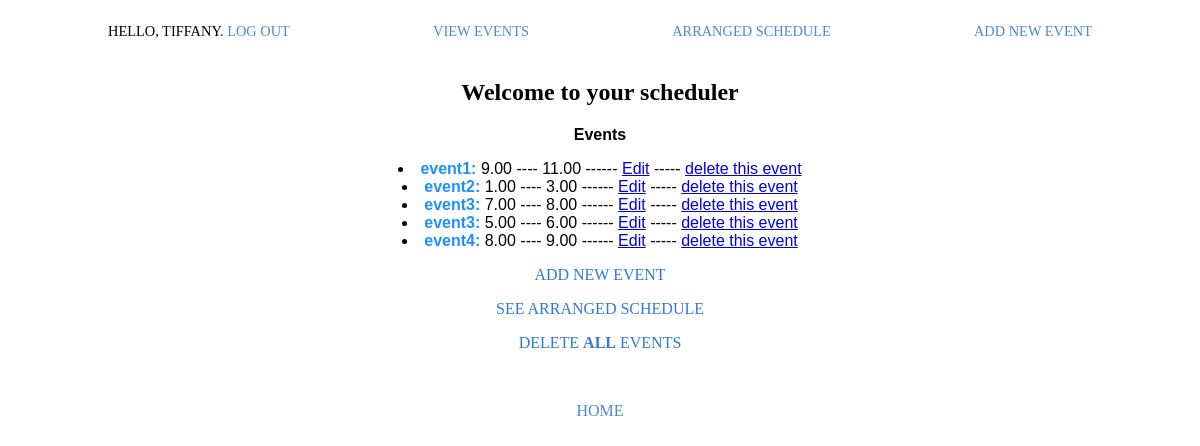
/listevents/ (signed in), run on an earlier commit of the app's database.
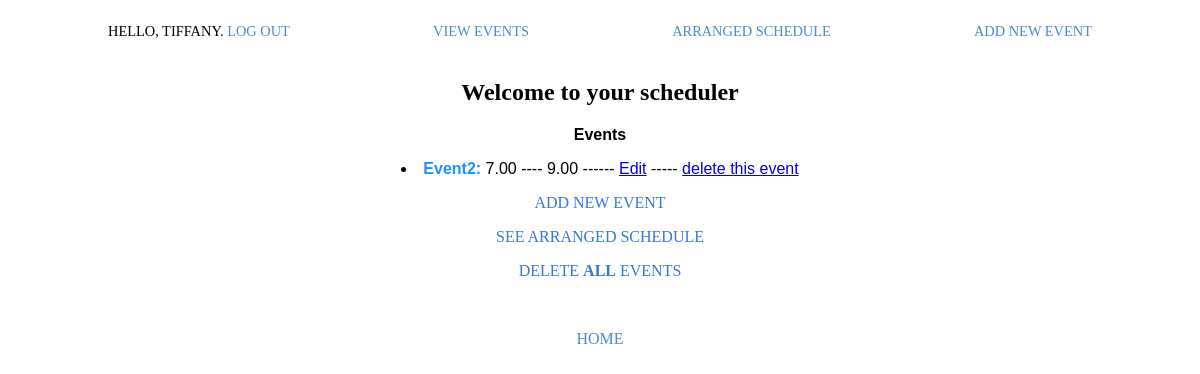
And on a later commit of the database.
### project/models.py (models this page shows)
class Event(models.Model):
    description = models.CharField(max_length=150)
    start_time = models.DecimalField(max_digits=4, decimal_places=2)
    end_time = models.DecimalField(max_digits=4, decimal_places=2)
    owner = models.ForeignKey(User, on_delete=models.CASCADE)
    def __str__(self):
        return self.description

### project/views.py (the view)
# urls.py: path("listevents/", views.listevents, name="listevents"),
@login_required
def listevents(request):
    events = Event.objects.filter(owner=request.user).all()
    for event in events:
        if event.owner != request.user:
            raise Http404
    context = {"events": events}
    return render(request, "project/listevents.html", context)

### project/templates/project/listevents.html (shortened to what this page needs)
<!DOCTYPE html>
<html lang="en">
  <head>
    {% load static %}
    <link
      rel="stylesheet"
      type="text/css"
      href="{% static 'project/style.css' %}"
    />
  </head>
  <body>
    <div class="container">
      <div class="menu">
        <div class="menu-link">
          {%if user.is_authenticated %} Hello, {{user.username}}.
          <a href="{% url 'users:logout' %}"> Log out</a> {%else%}
          <a><a href="{% url 'users:register' %}">Register</a> --OR--</a>
          <a href="{% url 'users:login' %}">Login</a> {%endif%}
        </div>
        <div class="menu-link">
          <a href="{% url 'project:listevents' %}"> view events </a>
        </div>
        <div class="menu-link">
          <a href="{% url 'project:main' %}"> arranged schedule </a>
        </div>
        <div class="menu-link">
          <a href="{% url 'project:new_event' %}"> add new event </a>
        </div>
      </div>
    </div>
    <div class="heading">
      <h2>Welcome to your scheduler</h2>
    </div>
    <div class="description">
      <p><b>Events</b></p>
      {%for event in events%}
      <li>
        <b style="color: dodgerblue">{{event}}:</b> {{event.start_time}} ----
        {{event.end_time}} ------
        <a href="{% url 'project:editevent' event.id %}">Edit</a> -----
        <a href="{% url 'project:deleteevent' event.id%}">delete this event</a>
      </li>
      {%empty%}
      <p>You haven't added any events yet</p>
      {%endfor%}
    </div>
    <div class="links">
      <p>
        <a href="{% url 'project:new_event' %}"> Add new event </a>
      </p>
      {%if events%}
      <p>
        <a href="{% url 'project:main' %}"> See Arranged Schedule </a>
      </p>
      <p>
        <a href="{% url 'project:delete' %}"> Delete <b>ALL</b> events </a>
      </p>
      {%endif%}
    </div>
    <div class="home">
      <p>&nbsp;</p>
      <a href="{% url 'project:index' %}"> Home </a>
    </div>
  </body>
</html>

What changed in the data, as far as the page shows it:
removed Event: description "event1", start_time "9.00", end_time "11.00"
removed Event: description "event2", start_time "1.00", end_time "3.00"
removed Event: description "event3", start_time "7.00", end_time "8.00"
removed Event: description "event3", start_time "5.00", end_time "6.00"
removed Event: description "event4", start_time "8.00", end_time "9.00"
added Event: description "Event2", start_time "7.00", end_time "9.00"
